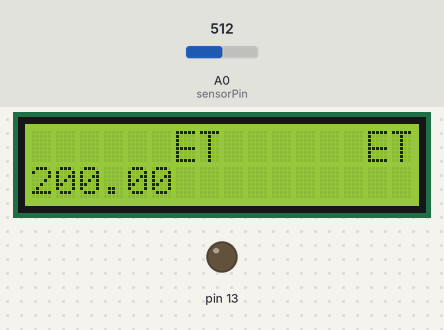
Bench run of a sketch on a simulated Arduino Uno, built with avr-gcc and run on an emulated ATmega328P. Shown: 16×2 character LCD, output pins drawn as LEDs (lit = HIGH). The inputs (shaded band) are chosen by the test bench; at power-on: A0 (sensorPin) = 512. What the sketch prints to the serial monitor is not drawn.

Above: at 1.2 s.
1.3 s: A0 (sensorPin) set to 716
At 3.5 s:
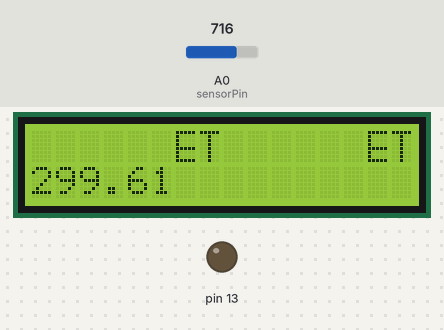
4.5 s: A0 (sensorPin) set to 900
At 7.1 s:
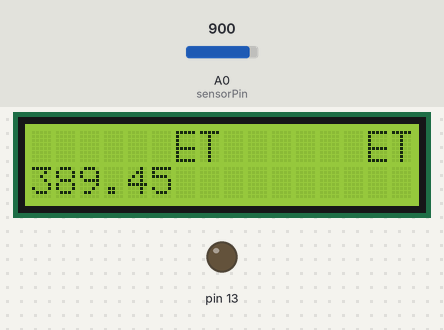
7.5 s: A0 (sensorPin) set to 1023
At 9.5 s:
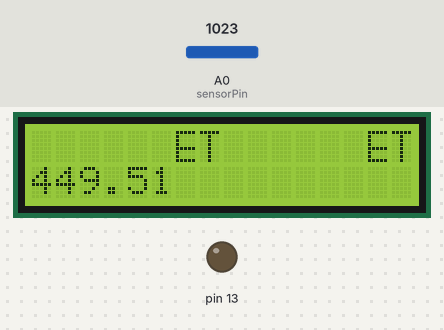
Timing chart, 0 to 11.0 s (numbered marks = the images above; inputs shaded):
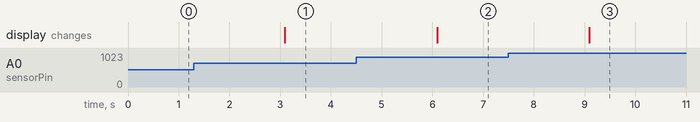

The sketch:

timeteermolight.ino
```cpp
const int sensorPin = A0;
const float baselineTemp = 20.0;
// include the library code:
#include <LiquidCrystal.h>
#include <Time.h>
#define TIME_MSG_LEN 11
#define TIME_HEADER 'T'

// initialize the library with the numbers of the interface pins
LiquidCrystal lcd(12, 11, 5, 4, 3, 2);
byte chars[16][16]={
  {B00100, B00100, B00100, B00100, B00100, B01010, B10111, B01110},
{B00000, B00000, B00000, B00000, B00000, B00000, B00000, B00000},
{B00000, B00000, B00000, B00000, B00000, B00000, B00000, B00000},
{B00000, B00000, B00000, B00000, B00000, B00000, B00000, B00000},
{B00000, B00000, B00000, B00000, B00000, B00000, B00000, B00000},
{B00000, B00000, B00000, B00000, B00000, B00000, B00000, B00000},
{B00000, B00100, B10101, B01110, B11111, B01110, B10101, B00100},
{B00000, B00000, B00000, B00000, B00000, B00000, B00000, B00000},
{B00000, B00000, B00000, B00000, B00000, B00000, B00000, B00000},
{B00000, B00000, B00000, B00000, B00000, B00000, B00000, B00000},
{B00000, B00000, B00000, B00000, B00000, B00000, B00000, B00000},
{B00000, B00000, B00000, B00000, B00000, B00000, B00000, B00000},
{B00000, B00000, B00000, B00000, B00000, B00000, B00000, B00000},
{B00000, B00000, B00000, B00000, B00000, B00000, B00000, B00000},
{B11111, B10000, B10000, B10000, B11111, B10000, B10000, B11111},
{B11111, B00100, B00100, B00100, B00100, B00100, B00100, B00100}};
void setup(){
  pinMode(13,OUTPUT);
    lcd.begin(16, 2);
  // Print a message to the LCD.
  lcd.print("Termometro C  ET");
  Serial.begin(9600);//apertura porta seriale;
 Serial.println("In attesa del messaggio orario...");
  for(int i=0; i <16; i++)
    lcd.createChar(i,chars[i]);
    lcd.clear();
    for (byte i=0; i<16; i++)
      lcd.write(i);
}
void loop(){
  if(Serial.available() ){
    processSyncMessage();
  }
  if(timeStatus()!=timeNotSet){
    digitalClockDisplay();
  }
  digitalWrite(13,LOW);
  int sensorVal=analogRead(sensorPin);
  Serial.print("Valore sensore: ");
  Serial.print(sensorVal);
  float voltage=(sensorVal/1024.0)*5.0;
  Serial.print(", Volts: ");
  Serial.print(voltage);
  Serial.print(", gradi C°: ");
  float temperature=(voltage-.5)*100;
  Serial.print(temperature);
  Serial.print('\n');
  lcd.setCursor(0, 1);
  // print the number of seconds since reset:
  lcd.print(temperature);
  delay(3000);
}
void digitalClockDisplay(){
  lcd.print(" ");
  lcd.print(hour());
  printDigits(minute());
}
void printDigits(int digits){
  lcd.print(":");
  if(digits<10){
    lcd.print(0);}
    lcd.print(digits);
}
void processSyncMessage(){
  while(Serial.available()>=TIME_MSG_LEN){
  char c=Serial.read();
  Serial.print(c);
  if(c==TIME_HEADER){
    time_t pctime=0;
    for(int i=0; i < TIME_MSG_LEN -1;i++){
    if(isdigit(c)){
    pctime=(10*pctime)+(c-'0');
    }
    }
  setTime(pctime);
  }
}
}
```

Measured:
- after the input at 1.3 s, the display: changes after 1.8 s (image 1)
- after the input at 4.5 s, the display: changes after 1.6 s (image 2)
- after the input at 7.5 s, the display: changes after 1.6 s (image 3)
